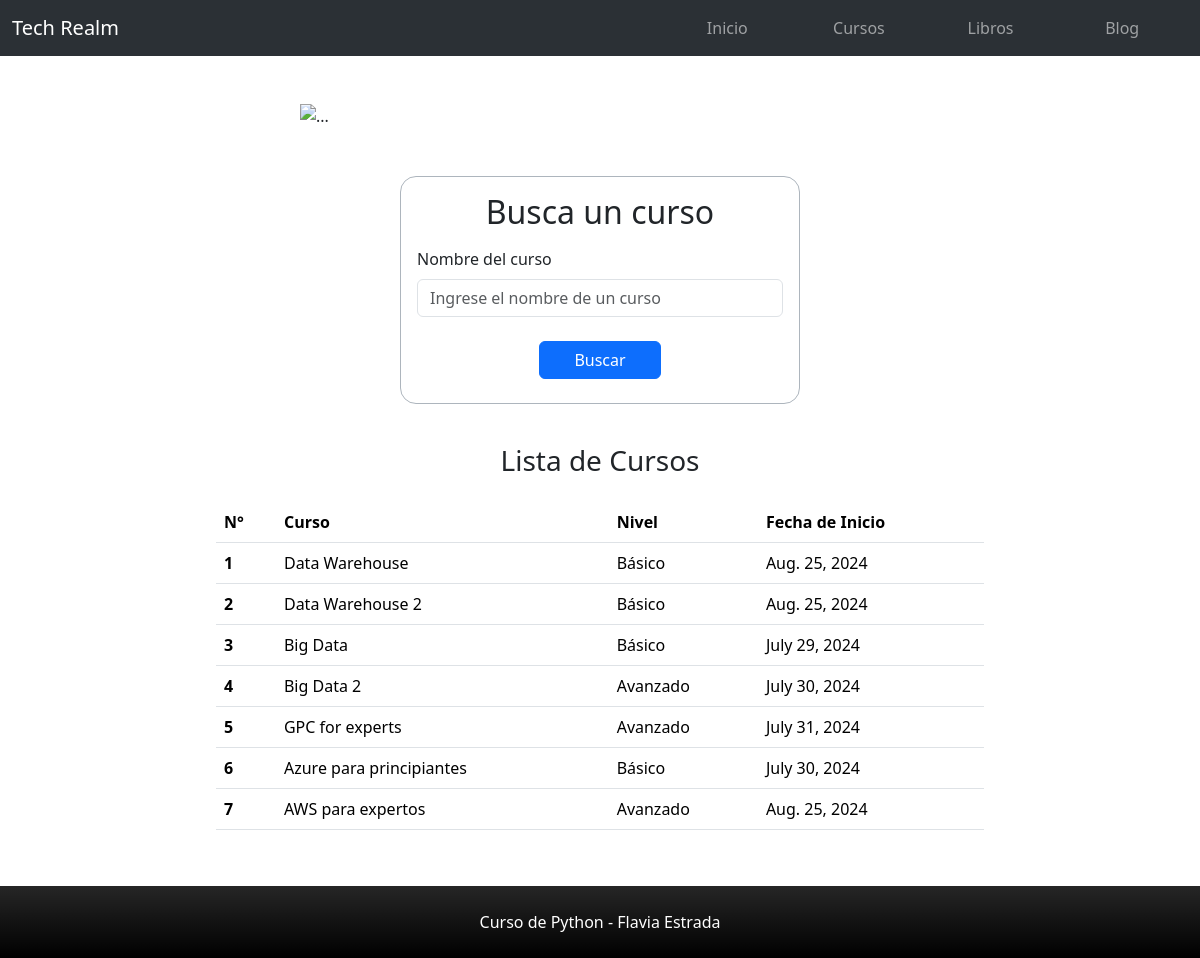
The page / on the database its author committed.
### techrealm/models.py (models this page shows)
class Cursos(models.Model):
    nombre = models.CharField(max_length=100)
    niveles = {
        "1": "Básico",
        "2": "Intermedio",
        "3": "Avanzado"
    }
    nivel = models.CharField(
        max_length = 1,
        choices = niveles,
        default = "1"
    )
    fecha = models.DateField()

### techrealm/views.py (the view)
# urls.py: path('', views.inicio, name="inicio")
def inicio(request):
    flagBusqueda = False
    if request.method == 'POST':
        nombreCurso = request.POST.get('nombreCurso')
        cursos = Cursos.objects.filter(nombre__icontains = nombreCurso)
        flagBusqueda = True
    else:
        cursos = Cursos.objects.all()
    contexto = {"flag": flagBusqueda,"cursos": cursos}
    return render(request, 'inicio.html', contexto)

### templates/inicio.html (shortened to what this page needs)
{% extends "padre.html" %}
{% load static %}
{% block contenidoQueCambia %}
<div class="col-4 mb-4 py-3 px-3 mx-auto border border-dark-subtle border-1 rounded-4">
    <h2 class="text-center pb-2">Busca un curso</h2>
      <form method="POST" action="{% url 'inicio' %}"> {% csrf_token %}
        <div class="mb-3">
            <label for="nombreCurso" class="form-label">Nombre del curso</label>
            <input type="text" class="form-control" id="nombreCurso" name="nombreCurso" placeholder="Ingrese el nombre de un curso">
          </div>
        <div class="col-12 align-self-center mx-auto py-2">
            <button type="submit" class="btn btn-primary col-4 offset-4">Buscar</button>
        </div>
      </form>
    </div>
{% if flag == False %}
<div class="col-8 mb-4 py-3 px-3 mx-auto">
<h3 class="text-center pb-3">Lista de Cursos</h3>
<table class="table">
    <thead>
      <tr>
        <th scope="col">N°</th>
        <th scope="col">Curso</th>
        <th scope="col">Nivel</th>
        <th scope="col">Fecha de Inicio</th>
      </tr>
    </thead>
    <tbody>
    {% for curso in cursos %}
      <tr>
        <th scope="row">{{ forloop.counter0|add:1 }}</th>
        <td>{{curso.nombre }}</td>
        <td>{% if curso.nivel == "1" %}
            Básico
        {% elif curso.nivel == "2" %}
            Intermedio
        {% elif curso.nivel == "3" %}
            Avanzado
        {% else %}
            Desconocido
        {% endif %}</td>
        <td>{{curso.fecha }}</td>
      </tr>
    {% endfor %}
    </tbody>
  </table>
</div>
    {% endif %}
{% endblock %}

### templates/padre.html (shortened to what this page needs)
<!DOCTYPE html>
<html lang="en">
<head>
    <link href="https://cdn.jsdelivr.net/npm/bootstrap@5.3.3/dist/css/bootstrap.min.css" rel="stylesheet">
</head>
<body>
    <nav class="navbar bg-dark navbar-expand-lg bg-body-tertiary" data-bs-theme="dark">
        <div class="container-fluid">
            <a class="navbar-brand" href="{% url 'inicio' %}">Tech Realm</a>
            <div class="collapse navbar-collapse justify-content-end" id="navbarNav">
              <ul class="nav nav-pills nav-justified navbar-nav col-6">
                <li class="nav-item">
                  <a class="nav-link" aria-current="page" href="{% url 'inicio' %}">Inicio</a>
                </li>
                <li class="nav-item">
                    <a class="nav-link" aria-current="page" href="{% url 'cursos' %}">Cursos</a>
                </li>
                <li class="nav-item">
                    <a class="nav-link" aria-current="page" href="{% url 'libros' %}">Libros</a>
                </li>
                <li class="nav-item">
                    <a class="nav-link" aria-current="page" href="{% url 'blogs' %}">Blog</a>
                </li>
              </ul>
            </div>
          </div>
    </nav>
      <div id="carouselExample" class="my-5 carousel slide col-11 mx-auto w-50 h-70" data-bs-touch="false">
        <div class="carousel-inner col-12">
          <div class="carousel-item active col-12" data-bs-interval="2000">
            <img src="https://res.cloudinary.com/highereducation/image/upload/v1533591754/TheBestColleges.org/study-notebooks.jpg" class="d-block w-100" alt="...">
          </div>
        </div>
        <button class="carousel-control-prev" type="button" data-bs-target="#carouselExample" data-bs-slide="prev">
            <span class="carousel-control-prev-icon" aria-hidden="true"></span>
          </button>
          <button class="carousel-control-next" type="button" data-bs-target="#carouselExample" data-bs-slide="next">
            <span class="carousel-control-next-icon" aria-hidden="true"></span>
        </button>
      </div>
      {% block contenidoQueCambia %}
      {% endblock %}
    <div class="p-4 bg-black bg-gradient text-white text-center">Curso de Python - Flavia Estrada</div>
</body>
</html>

### rows shown on the page
Cursos: nombre "Data Warehouse", nivel "Básico", fecha "Aug. 25, 2024"
Cursos: nombre "Data Warehouse 2", nivel "Básico", fecha "Aug. 25, 2024"
Cursos: nombre "Big Data", nivel "Básico", fecha "July 29, 2024"
Cursos: nombre "Big Data 2", nivel "Avanzado", fecha "July 30, 2024"
Cursos: nombre "GPC for experts", nivel "Avanzado", fecha "July 31, 2024"
Cursos: nombre "Azure para principiantes", nivel "Básico", fecha "July 30, 2024"
Cursos: nombre "AWS para expertos", nivel "Avanzado", fecha "Aug. 25, 2024"
